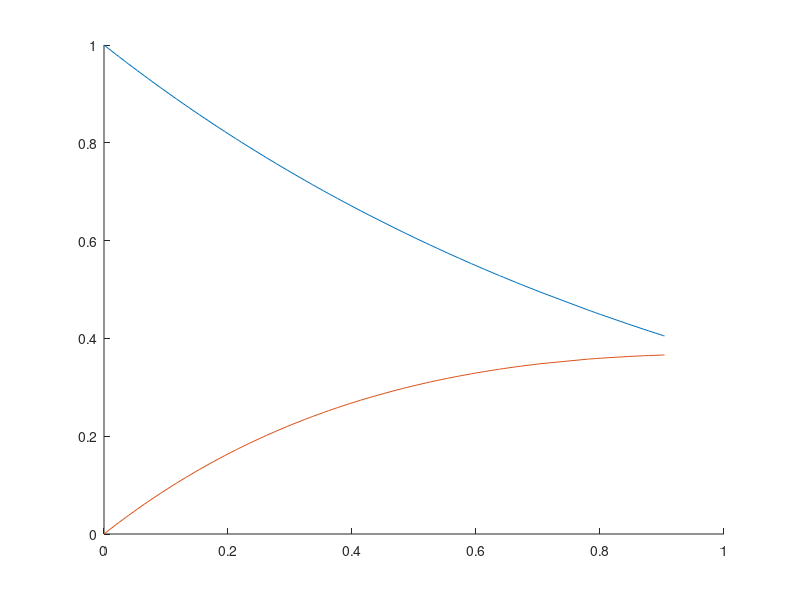

MATLAB code for this plot:
% Exercicio 1.1.c
clear all
clc
n = 10000;
pd = makedist('Exponential','mu', 1);
x = random(pd,n,1);
x = x(x<1);
x = x(1:100);
x = sort(x); 
q = pdf(pd,x);
f = x.*exp(-x);

hold on
plot(x,q)
plot(x,f)

w = f./ q;
s = sum(w)/n;